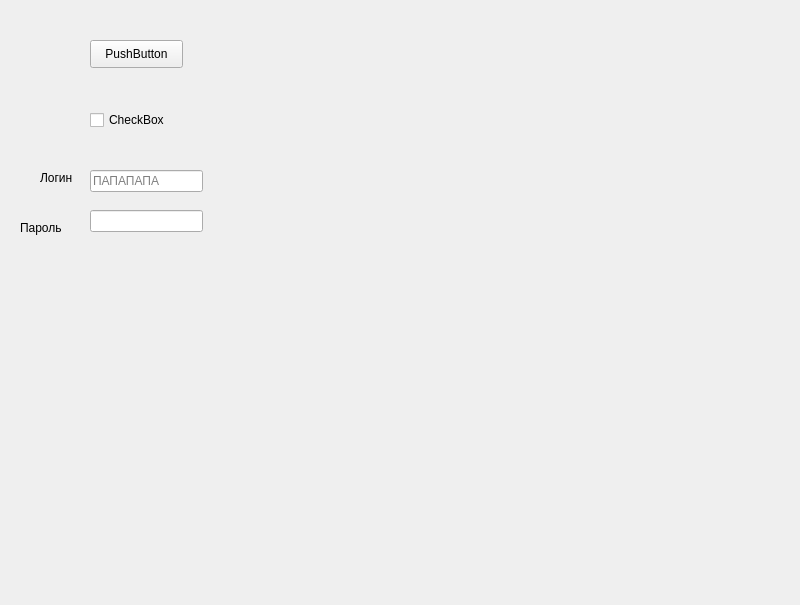
<?xml version="1.0" encoding="UTF-8"?>
<ui version="4.0">
 <class>MainWindow</class>
 <widget class="QMainWindow" name="MainWindow">
  <property name="geometry">
   <rect>
    <x>0</x>
    <y>0</y>
    <width>800</width>
    <height>605</height>
   </rect>
  </property>
  <property name="windowTitle">
   <string>MainWindow</string>
  </property>
  <widget class="QWidget" name="centralwidget">
   <widget class="QPushButton" name="pushButton">
    <property name="geometry">
     <rect>
      <x>90</x>
      <y>40</y>
      <width>93</width>
      <height>28</height>
     </rect>
    </property>
    <property name="text">
     <string>PushButton</string>
    </property>
   </widget>
   <widget class="QCheckBox" name="checkBox">
    <property name="geometry">
     <rect>
      <x>90</x>
      <y>110</y>
      <width>81</width>
      <height>20</height>
     </rect>
    </property>
    <property name="text">
     <string>CheckBox</string>
    </property>
   </widget>
   <widget class="QLineEdit" name="login">
    <property name="geometry">
     <rect>
      <x>90</x>
      <y>170</y>
      <width>113</width>
      <height>22</height>
     </rect>
    </property>
    <property name="readOnly">
     <bool>false</bool>
    </property>
    <property name="placeholderText">
     <string>ПАПАПАПА</string>
    </property>
   </widget>
   <widget class="QLabel" name="label">
    <property name="geometry">
     <rect>
      <x>40</x>
      <y>170</y>
      <width>55</width>
      <height>16</height>
     </rect>
    </property>
    <property name="text">
     <string>Логин</string>
    </property>
   </widget>
   <widget class="QLabel" name="label_2">
    <property name="geometry">
     <rect>
      <x>20</x>
      <y>220</y>
      <width>55</width>
      <height>16</height>
     </rect>
    </property>
    <property name="text">
     <string>Пароль</string>
    </property>
   </widget>
   <widget class="QLineEdit" name="lineEdit_2">
    <property name="geometry">
     <rect>
      <x>90</x>
      <y>210</y>
      <width>113</width>
      <height>22</height>
     </rect>
    </property>
    <property name="echoMode">
     <enum>QLineEdit::Password</enum>
    </property>
   </widget>
  </widget>
 </widget>
 <resources/>
 <connections/>
</ui>
